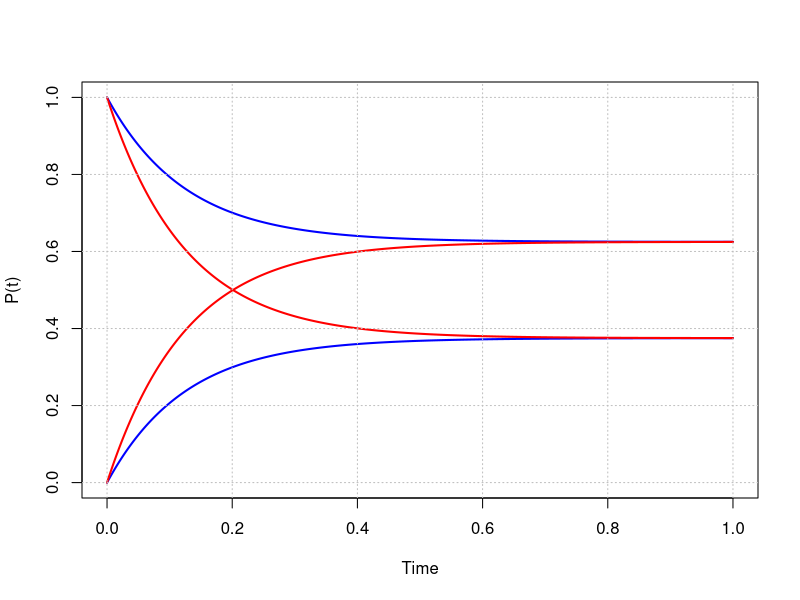

R code for this plot:
library(expm)

Q <- matrix(nrow=2,ncol=2, c(-3,3,5,-5),byrow=TRUE)
t <- seq(0,1,by=.001)
P <- array(rep(0, length(t)*2*2), dim=c(length(t), 2, 2))
for (i in 1:length(t))
{
  P[i, ,] <- expm(Q*t[i])
}

plot(t,P[,1,1],"l",col="blue",xlab="Time", ylab="P(t)",lwd=2,xlim=range(0,1),ylim=range(0,1))
lines(t,P[,1,2],"l",col="blue",xlab="Time", ylab="P(t)",lwd=2)
lines(t,P[,2,1],"l",col="red",xlab="Time", ylab="P(t)",lwd=2)
lines(t,P[,2,2],"l",col="red",xlab="Time", ylab="P(t)",lwd=2)
grid(col = "gray", lty = "dotted",equilogs = TRUE)
